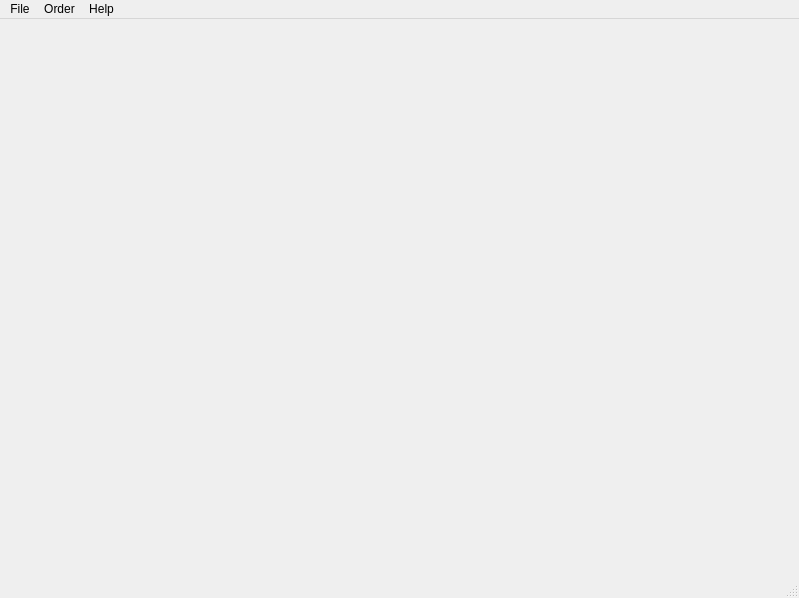
<?xml version="1.0" encoding="UTF-8"?>
<ui version="4.0">
 <class>MainWindow</class>
 <widget class="QMainWindow" name="MainWindow">
  <property name="geometry">
   <rect>
    <x>0</x>
    <y>0</y>
    <width>799</width>
    <height>598</height>
   </rect>
  </property>
  <property name="windowTitle">
   <string>Tribal Check-ins</string>
  </property>
  <widget class="QWidget" name="centralwidget">
   <layout class="QGridLayout" name="gridLayout_2">
    <item row="0" column="0">
     <layout class="QGridLayout" name="gridLayout"/>
    </item>
   </layout>
  </widget>
  <widget class="QMenuBar" name="menubar">
   <property name="geometry">
    <rect>
     <x>0</x>
     <y>0</y>
     <width>799</width>
     <height>31</height>
    </rect>
   </property>
   <widget class="QMenu" name="menuFile">
    <property name="title">
     <string>File</string>
    </property>
    <addaction name="actionAdd_tribe"/>
    <addaction name="actionRemove_tribe"/>
    <addaction name="actionEdit_family_information"/>
    <addaction name="actionSet_active_inactive"/>
    <addaction name="actionAdd_Remove_checkin_methods"/>
    <addaction name="actionUndo_last_checkin"/>
    <addaction name="actionExit"/>
   </widget>
   <widget class="QMenu" name="menuOrder">
    <property name="title">
     <string>Order</string>
    </property>
    <addaction name="actionAlphabetical_order"/>
    <addaction name="actionLast_check_in_order"/>
   </widget>
   <widget class="QMenu" name="menuHelp">
    <property name="title">
     <string>Help</string>
    </property>
    <addaction name="actionHelp_contents"/>
    <addaction name="actionAbout"/>
   </widget>
   <addaction name="menuFile"/>
   <addaction name="menuOrder"/>
   <addaction name="menuHelp"/>
  </widget>
  <widget class="QStatusBar" name="statusbar"/>
  <action name="actionAdd_tribe">
   <property name="text">
    <string>Add tribe</string>
   </property>
   <property name="statusTip">
    <string>Add a new tribe to .db</string>
   </property>
  </action>
  <action name="actionAdd_Remove_checkin_methods">
   <property name="text">
    <string>Add/Remove check-in methods</string>
   </property>
   <property name="statusTip">
    <string>Add or remove a way tribes can checkin</string>
   </property>
  </action>
  <action name="actionExport_database">
   <property name="text">
    <string>Export database</string>
   </property>
  </action>
  <action name="actionAlphabetical_order">
   <property name="checkable">
    <bool>true</bool>
   </property>
   <property name="checked">
    <bool>false</bool>
   </property>
   <property name="text">
    <string>Alphabetical order</string>
   </property>
   <property name="statusTip">
    <string>I want to see everything alphabetically</string>
   </property>
  </action>
  <action name="actionLast_check_in_order">
   <property name="checkable">
    <bool>true</bool>
   </property>
   <property name="checked">
    <bool>true</bool>
   </property>
   <property name="text">
    <string>Last check in order</string>
   </property>
   <property name="statusTip">
    <string>I want to see everything chronologically</string>
   </property>
  </action>
  <action name="actionHelp_contents">
   <property name="text">
    <string>Help contents</string>
   </property>
   <property name="statusTip">
    <string>I don't know what's going on</string>
   </property>
  </action>
  <action name="actionAbout">
   <property name="text">
    <string>About</string>
   </property>
   <property name="statusTip">
    <string>What kind of thing is this thing?</string>
   </property>
  </action>
  <action name="actionExit">
   <property name="text">
    <string>Exit</string>
   </property>
   <property name="statusTip">
    <string>I'm done with all this jazz, smell ya l8r</string>
   </property>
  </action>
  <action name="actionSet_active_inactive">
   <property name="text">
    <string>Set active/inactive</string>
   </property>
   <property name="statusTip">
    <string>Set which tribes require checkins and which are dormant</string>
   </property>
  </action>
  <action name="actionRemove_tribe">
   <property name="text">
    <string>Remove tribe</string>
   </property>
   <property name="statusTip">
    <string>Remove tribe and all logged checkins from .db</string>
   </property>
  </action>
  <action name="actionEdit_family_information">
   <property name="text">
    <string>Edit family information</string>
   </property>
   <property name="statusTip">
    <string>Change which families belong to which locations</string>
   </property>
  </action>
  <action name="actionUndo_last_checkin">
   <property name="text">
    <string>Delete last checkin</string>
   </property>
   <property name="statusTip">
    <string>&quot;Oops I shouldn't have clicked that&quot; - this is the option for you</string>
   </property>
  </action>
 </widget>
 <resources/>
 <connections/>
</ui>
